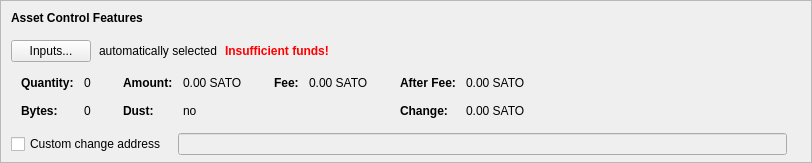
      <widget class="QFrame" name="frameAssetControl">
       <property name="sizePolicy">
        <sizepolicy hsizetype="Expanding" vsizetype="Fixed">
         <horstretch>0</horstretch>
         <verstretch>0</verstretch>
        </sizepolicy>
       </property>
       <property name="maximumSize">
        <size>
         <width>16777215</width>
         <height>16777215</height>
        </size>
       </property>
       <property name="frameShape">
        <enum>QFrame::StyledPanel</enum>
       </property>
       <property name="frameShadow">
        <enum>QFrame::Sunken</enum>
       </property>
       <layout class="QVBoxLayout" name="verticalLayoutAssetControl2">
        <property name="spacing">
         <number>0</number>
        </property>
        <property name="leftMargin">
         <number>0</number>
        </property>
        <property name="topMargin">
         <number>0</number>
        </property>
        <property name="rightMargin">
         <number>0</number>
        </property>
        <property name="bottomMargin">
         <number>6</number>
        </property>
        <item>
         <layout class="QVBoxLayout" name="verticalLayoutAssetControl" stretch="0,0,0,0,1">
          <property name="spacing">
           <number>0</number>
          </property>
          <property name="leftMargin">
           <number>10</number>
          </property>
          <property name="topMargin">
           <number>10</number>
          </property>
          <item>
           <layout class="QHBoxLayout" name="horizontalLayoutAssetControl1">
            <property name="bottomMargin">
             <number>15</number>
            </property>
            <item>
             <widget class="QLabel" name="labelAssetControlFeatures">
              <property name="sizePolicy">
               <sizepolicy hsizetype="Preferred" vsizetype="Maximum">
                <horstretch>0</horstretch>
                <verstretch>0</verstretch>
               </sizepolicy>
              </property>
              <property name="font">
               <font>
                <weight>75</weight>
                <bold>true</bold>
               </font>
              </property>
              <property name="styleSheet">
               <string notr="true">font-weight:bold;</string>
              </property>
              <property name="text">
               <string>Asset Control Features</string>
              </property>
             </widget>
            </item>
           </layout>
          </item>
          <item>
           <layout class="QHBoxLayout" name="horizontalLayoutAssetControl2" stretch="0,0,0,0">
            <property name="spacing">
             <number>8</number>
            </property>
            <property name="bottomMargin">
             <number>10</number>
            </property>
            <item>
             <widget class="QPushButton" name="pushButtonAssetControl">
              <property name="styleSheet">
               <string notr="true"/>
              </property>
              <property name="text">
               <string>Inputs...</string>
              </property>
              <property name="autoDefault">
               <bool>false</bool>
              </property>
             </widget>
            </item>
            <item>
             <widget class="QLabel" name="labelAssetControlAutomaticallySelected">
              <property name="text">
               <string>automatically selected</string>
              </property>
              <property name="margin">
               <number>5</number>
              </property>
             </widget>
            </item>
            <item>
             <widget class="QLabel" name="labelAssetControlInsuffFunds">
              <property name="font">
               <font>
                <weight>75</weight>
                <bold>true</bold>
               </font>
              </property>
              <property name="styleSheet">
               <string notr="true">color:red;font-weight:bold;</string>
              </property>
              <property name="text">
               <string>Insufficient funds!</string>
              </property>
              <property name="margin">
               <number>5</number>
              </property>
             </widget>
            </item>
            <item>
             <spacer name="horizontalSpacerAssetControl">
              <property name="orientation">
               <enum>Qt::Horizontal</enum>
              </property>
              <property name="sizeHint" stdset="0">
               <size>
                <width>40</width>
                <height>1</height>
               </size>
              </property>
             </spacer>
            </item>
           </layout>
          </item>
          <item>
           <widget class="QWidget" name="widgetAssetControl" native="true">
            <property name="sizePolicy">
             <sizepolicy hsizetype="Preferred" vsizetype="Preferred">
              <horstretch>0</horstretch>
              <verstretch>0</verstretch>
             </sizepolicy>
            </property>
            <property name="minimumSize">
             <size>
              <width>0</width>
              <height>0</height>
             </size>
            </property>
            <property name="styleSheet">
             <string notr="true"/>
            </property>
            <layout class="QHBoxLayout" name="horizontalLayoutAssetControl5">
             <property name="leftMargin">
              <number>0</number>
             </property>
             <property name="topMargin">
              <number>0</number>
             </property>
             <property name="rightMargin">
              <number>0</number>
             </property>
             <property name="bottomMargin">
              <number>0</number>
             </property>
             <item>
              <layout class="QHBoxLayout" name="horizontalLayoutAssetControl3" stretch="0,0,0,1">
               <property name="spacing">
                <number>20</number>
               </property>
               <property name="topMargin">
                <number>0</number>
               </property>
               <property name="bottomMargin">
                <number>10</number>
               </property>
               <item>
                <layout class="QFormLayout" name="formLayoutAssetControl1">
                 <property name="horizontalSpacing">
                  <number>10</number>
                 </property>
                 <property name="verticalSpacing">
                  <number>14</number>
                 </property>
                 <property name="leftMargin">
                  <number>10</number>
                 </property>
                 <property name="topMargin">
                  <number>4</number>
                 </property>
                 <property name="rightMargin">
                  <number>6</number>
                 </property>
                 <item row="0" column="0">
                  <widget class="QLabel" name="labelAssetControlQuantityText">
                   <property name="font">
                    <font>
                     <weight>75</weight>
                     <bold>true</bold>
                    </font>
                   </property>
                   <property name="text">
                    <string>Quantity:</string>
                   </property>
                   <property name="margin">
                    <number>0</number>
                   </property>
                  </widget>
                 </item>
                 <item row="0" column="1">
                  <widget class="QLabel" name="labelAssetControlQuantity">
                   <property name="cursor">
                    <cursorShape>IBeamCursor</cursorShape>
                   </property>
                   <property name="contextMenuPolicy">
                    <enum>Qt::ActionsContextMenu</enum>
                   </property>
                   <property name="text">
                    <string notr="true">0</string>
                   </property>
                   <property name="margin">
                    <number>0</number>
                   </property>
                   <property name="textInteractionFlags">
                    <set>Qt::LinksAccessibleByMouse|Qt::TextSelectableByKeyboard|Qt::TextSelectableByMouse</set>
                   </property>
                  </widget>
                 </item>
                 <item row="1" column="0">
                  <widget class="QLabel" name="labelAssetControlBytesText">
                   <property name="font">
                    <font>
                     <weight>75</weight>
                     <bold>true</bold>
                    </font>
                   </property>
                   <property name="text">
                    <string>Bytes:</string>
                   </property>
                  </widget>
                 </item>
                 <item row="1" column="1">
                  <widget class="QLabel" name="labelAssetControlBytes">
                   <property name="cursor">
                    <cursorShape>IBeamCursor</cursorShape>
                   </property>
                   <property name="contextMenuPolicy">
                    <enum>Qt::ActionsContextMenu</enum>
                   </property>
                   <property name="text">
                    <string notr="true">0</string>
                   </property>
                   <property name="textInteractionFlags">
                    <set>Qt::LinksAccessibleByMouse|Qt::TextSelectableByKeyboard|Qt::TextSelectableByMouse</set>
                   </property>
                  </widget>
                 </item>
                </layout>
               </item>
               <item>
                <layout class="QFormLayout" name="formLayoutAssetControl2">
                 <property name="horizontalSpacing">
                  <number>10</number>
                 </property>
                 <property name="verticalSpacing">
                  <number>14</number>
                 </property>
                 <property name="leftMargin">
                  <number>6</number>
                 </property>
                 <property name="topMargin">
                  <number>4</number>
                 </property>
                 <property name="rightMargin">
                  <number>6</number>
                 </property>
                 <item row="0" column="0">
                  <widget class="QLabel" name="labelAssetControlAmountText">
                   <property name="font">
                    <font>
                     <weight>75</weight>
                     <bold>true</bold>
                    </font>
                   </property>
                   <property name="text">
                    <string>Amount:</string>
                   </property>
                   <property name="margin">
                    <number>0</number>
                   </property>
                  </widget>
                 </item>
                 <item row="0" column="1">
                  <widget class="QLabel" name="labelAssetControlAmount">
                   <property name="cursor">
                    <cursorShape>IBeamCursor</cursorShape>
                   </property>
                   <property name="contextMenuPolicy">
                    <enum>Qt::ActionsContextMenu</enum>
                   </property>
                   <property name="text">
                    <string notr="true">0.00 SATO</string>
                   </property>
                   <property name="textInteractionFlags">
                    <set>Qt::LinksAccessibleByMouse|Qt::TextSelectableByKeyboard|Qt::TextSelectableByMouse</set>
                   </property>
                  </widget>
                 </item>
                 <item row="1" column="0">
                  <widget class="QLabel" name="labelAssetControlLowOutputText">
                   <property name="font">
                    <font>
                     <weight>75</weight>
                     <bold>true</bold>
                    </font>
                   </property>
                   <property name="text">
                    <string>Dust:</string>
                   </property>
                  </widget>
                 </item>
                 <item row="1" column="1">
                  <widget class="QLabel" name="labelAssetControlLowOutput">
                   <property name="cursor">
                    <cursorShape>IBeamCursor</cursorShape>
                   </property>
                   <property name="contextMenuPolicy">
                    <enum>Qt::ActionsContextMenu</enum>
                   </property>
                   <property name="text">
                    <string notr="true">no</string>
                   </property>
                   <property name="textInteractionFlags">
                    <set>Qt::LinksAccessibleByMouse|Qt::TextSelectableByKeyboard|Qt::TextSelectableByMouse</set>
                   </property>
                  </widget>
                 </item>
                </layout>
               </item>
               <item>
                <layout class="QFormLayout" name="formLayoutAssetControl3">
                 <property name="horizontalSpacing">
                  <number>10</number>
                 </property>
                 <property name="verticalSpacing">
                  <number>14</number>
                 </property>
                 <property name="leftMargin">
                  <number>6</number>
                 </property>
                 <property name="topMargin">
                  <number>4</number>
                 </property>
                 <property name="rightMargin">
                  <number>6</number>
                 </property>
                 <item row="0" column="0">
                  <widget class="QLabel" name="labelAssetControlFeeText">
                   <property name="font">
                    <font>
                     <weight>75</weight>
                     <bold>true</bold>
                    </font>
                   </property>
                   <property name="text">
                    <string>Fee:</string>
                   </property>
                   <property name="margin">
                    <number>0</number>
                   </property>
                  </widget>
                 </item>
                 <item row="0" column="1">
                  <widget class="QLabel" name="labelAssetControlFee">
                   <property name="cursor">
                    <cursorShape>IBeamCursor</cursorShape>
                   </property>
                   <property name="contextMenuPolicy">
                    <enum>Qt::ActionsContextMenu</enum>
                   </property>
                   <property name="text">
                    <string notr="true">0.00 SATO</string>
                   </property>
                   <property name="textInteractionFlags">
                    <set>Qt::LinksAccessibleByMouse|Qt::TextSelectableByKeyboard|Qt::TextSelectableByMouse</set>
                   </property>
                  </widget>
                 </item>
                </layout>
               </item>
               <item>
                <layout class="QFormLayout" name="formLayoutAssetControl4">
                 <property name="horizontalSpacing">
                  <number>10</number>
                 </property>
                 <property name="verticalSpacing">
                  <number>14</number>
                 </property>
                 <property name="leftMargin">
                  <number>6</number>
                 </property>
                 <property name="topMargin">
                  <number>4</number>
                 </property>
                 <property name="rightMargin">
                  <number>6</number>
                 </property>
                 <item row="0" column="0">
                  <widget class="QLabel" name="labelAssetControlAfterFeeText">
                   <property name="font">
                    <font>
                     <weight>75</weight>
                     <bold>true</bold>
                    </font>
                   </property>
                   <property name="text">
                    <string>After Fee:</string>
                   </property>
                   <property name="margin">
                    <number>0</number>
                   </property>
                  </widget>
                 </item>
                 <item row="0" column="1">
                  <widget class="QLabel" name="labelAssetControlAfterFee">
                   <property name="cursor">
                    <cursorShape>IBeamCursor</cursorShape>
                   </property>
                   <property name="contextMenuPolicy">
                    <enum>Qt::ActionsContextMenu</enum>
                   </property>
                   <property name="text">
                    <string notr="true">0.00 SATO</string>
                   </property>
                   <property name="textInteractionFlags">
                    <set>Qt::LinksAccessibleByMouse|Qt::TextSelectableByKeyboard|Qt::TextSelectableByMouse</set>
                   </property>
                  </widget>
                 </item>
                 <item row="1" column="0">
                  <widget class="QLabel" name="labelAssetControlChangeText">
                   <property name="font">
                    <font>
                     <weight>75</weight>
                     <bold>true</bold>
                    </font>
                   </property>
                   <property name="text">
                    <string>Change:</string>
                   </property>
                  </widget>
                 </item>
                 <item row="1" column="1">
                  <widget class="QLabel" name="labelAssetControlChange">
                   <property name="cursor">
                    <cursorShape>IBeamCursor</cursorShape>
                   </property>
                   <property name="contextMenuPolicy">
                    <enum>Qt::ActionsContextMenu</enum>
                   </property>
                   <property name="text">
                    <string notr="true">0.00 SATO</string>
                   </property>
                   <property name="textInteractionFlags">
                    <set>Qt::LinksAccessibleByMouse|Qt::TextSelectableByKeyboard|Qt::TextSelectableByMouse</set>
                   </property>
                  </widget>
                 </item>
                </layout>
               </item>
              </layout>
             </item>
            </layout>
           </widget>
          </item>
          <item>
           <layout class="QHBoxLayout" name="horizontalLayoutAssetControl4" stretch="0,0,0">
            <property name="spacing">
             <number>12</number>
            </property>
            <property name="sizeConstraint">
             <enum>QLayout::SetDefaultConstraint</enum>
            </property>
            <property name="topMargin">
             <number>5</number>
            </property>
            <property name="rightMargin">
             <number>5</number>
            </property>
            <item>
             <widget class="QCheckBox" name="checkBoxAssetControlChange">
              <property name="toolTip">
               <string>If this is activated, but the change address is empty or invalid, change will be sent to a newly generated address.</string>
              </property>
              <property name="text">
               <string>Custom change address</string>
              </property>
             </widget>
            </item>
            <item>
             <widget class="QValidatedLineEdit" name="lineEditAssetControlChange">
              <property name="enabled">
               <bool>false</bool>
              </property>
              <property name="sizePolicy">
               <sizepolicy hsizetype="Expanding" vsizetype="Fixed">
                <horstretch>0</horstretch>
                <verstretch>0</verstretch>
               </sizepolicy>
              </property>
             </widget>
            </item>
            <item>
             <widget class="QLabel" name="labelAssetControlChangeLabel">
              <property name="sizePolicy">
               <sizepolicy hsizetype="Preferred" vsizetype="Expanding">
                <horstretch>0</horstretch>
                <verstretch>0</verstretch>
               </sizepolicy>
              </property>
              <property name="minimumSize">
               <size>
                <width>0</width>
                <height>0</height>
               </size>
              </property>
              <property name="text">
               <string/>
              </property>
              <property name="margin">
               <number>3</number>
              </property>
             </widget>
            </item>
           </layout>
          </item>
          <item>
           <spacer name="verticalSpacerAssetControl">
            <property name="orientation">
             <enum>Qt::Vertical</enum>
            </property>
            <property name="sizeHint" stdset="0">
             <size>
              <width>800</width>
              <height>1</height>
             </size>
            </property>
           </spacer>
          </item>
         </layout>
        </item>
       </layout>
      </widget>
